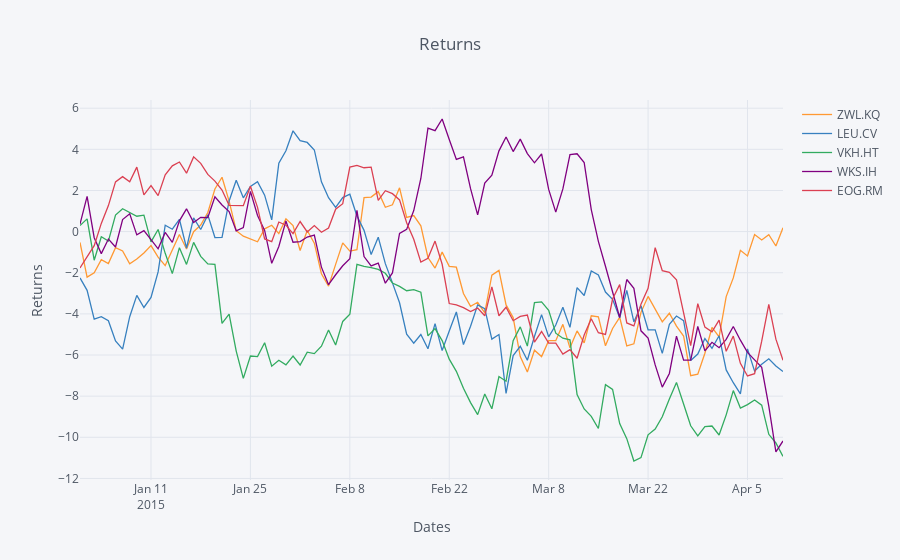

The notebook cell this image was saved under:
### Code cell
import cufflinks as cf

iplot(cf.datagen.lines().iplot(asFigure=True,
                               kind='scatter',xTitle='Dates',yTitle='Returns',title='Returns'))
